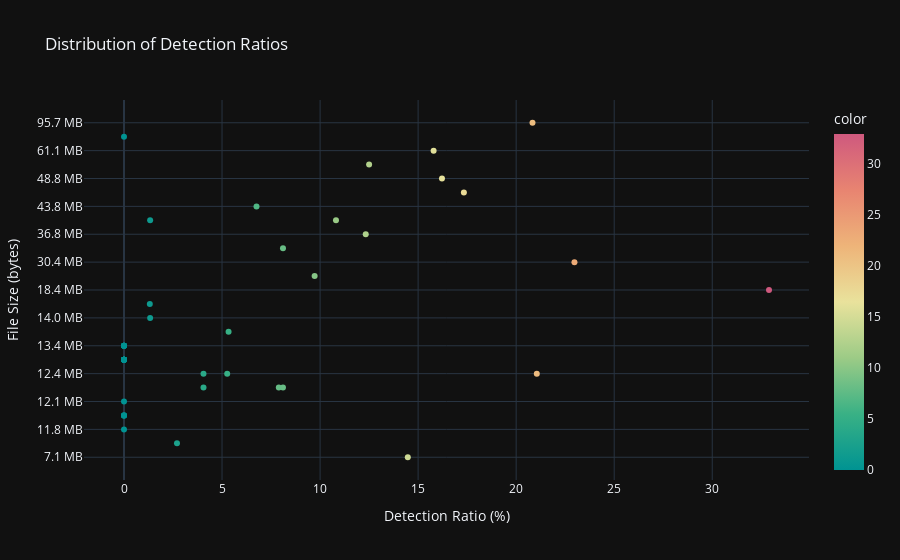
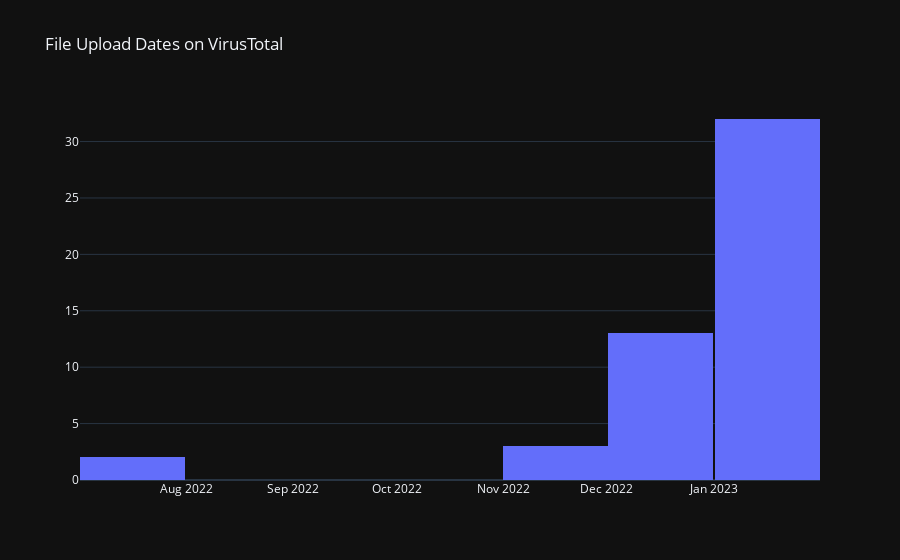
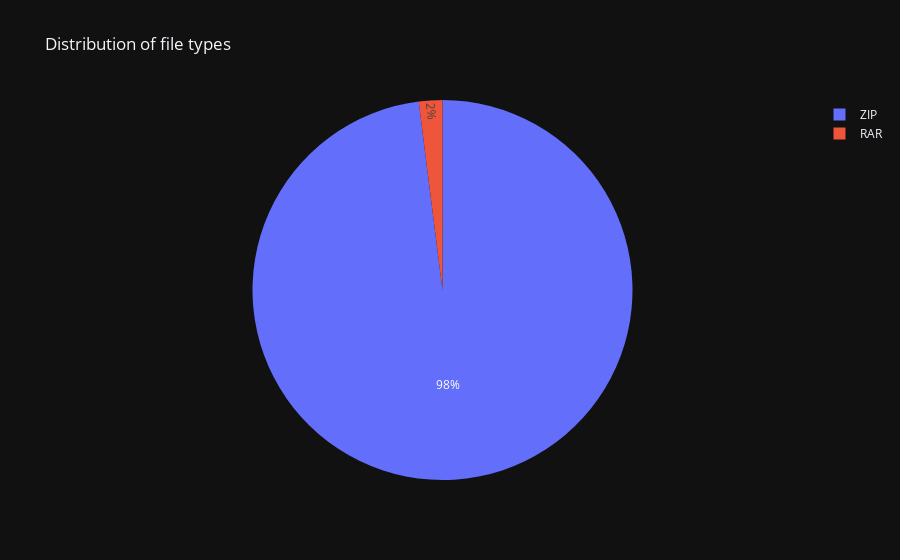

Write notebook code for charts like these, in order.
### Markdown cell above
### Part 2 - Run Data Visualization 📊
This code section creates:
- Scatter graph of detection ratio to filesizes
- Bar graph of VT upload times
- Pie chart of file types

### Code cell
import plotly.graph_objs as go
from datetime import datetime
import pandas as pd


# Get human readable file sizes
filesizes = [x["data"]["attributes"]["size"] for x in json_results]
filesizes_hr = [humanize.naturalsize(x) for x in filesizes]

detection_ratios = [x for x in detection_percentages]

# Sort the filesizes, filesizes_hr, and detection_ratios lists by filesizes
filesizes, filesizes_hr, detection_ratios = zip(*sorted(zip(filesizes, filesizes_hr, detection_ratios)))

# Create the scatter plot
fig = px.scatter(
    y=filesizes_hr,
    x=detection_ratios,
    color=detection_ratios,
    title="Distribution of Detection Ratios",
    labels={"y": "File Size (bytes)", "x": "Detection Ratio (%)"},
    color_continuous_scale="Temps",
    template="plotly_dark"
)

fig.show()

# Extract the upload dates from the json_results list
upload_dates = [x["data"]["attributes"]["first_submission_date"] for x in json_results]

import datetime

# Convert UNIX timestamps to datetime objects
datetime_objects = [datetime.datetime.fromtimestamp(x["data"]["attributes"]["first_submission_date"]) for x in json_results]

# create the histogram
fig2 = go.Figure()
fig2.add_trace(go.Histogram(x=datetime_objects))
fig2.update_layout(xaxis_type="date",template="plotly_dark",title="File Upload Dates on VirusTotal")
fig2.show()

# create a new DataFrame with the relevant data
df = pd.DataFrame(json_results)
df = df['data'].apply(pd.Series)
df = df['attributes'].apply(pd.Series)
df = df.loc[:,['type_description']]

# calculate the count of files by type_description
counts = df['type_description'].value_counts()

# create the graph
data = [go.Pie(labels=counts.index, values=counts.values)]
layout = go.Layout(title='Distribution of file types',  template="plotly_dark")
fig3 = go.Figure(data=data, layout=layout)

fig3.show()

### Figure 1 — Plotly figure (JSON) as saved in the notebook; plotly's stock layout.template omitted (floating-point values rounded to 4 significant figures)
{"data": [{"hovertemplate": "Detection Ratio (%)=%{x}<br>File Size (bytes)=%{y}<br>color=%{marker.color}<extra></extra>", "legendgroup": "", "marker": {"color": [14.47, 2.703, 0, 0, 0, 0, 0, 0, 4.054, 8.108, 7.895, 21.05, 4.054, 5.263, 0, 0, 0, 0, 0, 0, 0, 0, 0, 0, 0, 0, 0, 0, 0, 0, 0, 0, 0, 5.333, 1.333, 1.316, 32.89, 9.722, 22.97, 8.108, 12.33, 10.81, 1.333, 6.757, 17.33, 16.22, 12.5, 15.79, 0, 20.83], "coloraxis": "coloraxis", "symbol": "circle"}, "mode": "markers", "name": "", "orientation": "h", "showlegend": false, "type": "scatter", "x": [14.47, 2.703, 0, 0, 0, 0, 0, 0, 4.054, 8.108, 7.895, 21.05, 4.054, 5.263, 0, 0, 0, 0, 0, 0, 0, 0, 0, 0, 0, 0, 0, 0, 0, 0, 0, 0, 0, 5.333, 1.333, 1.316, 32.89, 9.722, 22.97, 8.108, 12.33, 10.81, 1.333, 6.757, 17.33, 16.22, 12.5, 15.79, 0, 20.83], "xaxis": "x", "y": ["7.1 MB", "11.4 MB", "11.8 MB", "11.9 MB", "11.9 MB", "11.9 MB", "11.9 MB", "12.1 MB", "12.3 MB", "12.3 MB", "12.3 MB", "12.4 MB", "12.4 MB", "12.4 MB", "13.0 MB", "13.0 MB", "13.0 MB", "13.0 MB", "13.0 MB", "13.0 MB", "13.0 MB", "13.0 MB", "13.0 MB", "13.0 MB", "13.0 MB", "13.0 MB", "13.0 MB", "13.4 MB", "13.4 MB", "13.4 MB", "13.4 MB", "13.4 MB", "13.4 MB", "13.5 MB", "14.0 MB", "14.5 MB", "18.4 MB", "29.6 MB", "30.4 MB", "30.5 MB", "36.8 MB", "43.5 MB", "43.5 MB", "43.8 MB", "46.3 MB", "48.8 MB", "50.2 MB", "61.1 MB", "64.9 MB", "95.7 MB"], "yaxis": "y"}], "layout": {"coloraxis": {"colorbar": {"title": {"text": "color"}}, "colorscale": [[0, "rgb(0, 147, 146)"], [0.1667, "rgb(57, 177, 133)"], [0.3333, "rgb(156, 203, 134)"], [0.5, "rgb(233, 226, 156)"], [0.6667, "rgb(238, 180, 121)"], [0.8333, "rgb(232, 132, 113)"], [1, "rgb(207, 89, 126)"]]}, "legend": {"tracegroupgap": 0}, "title": {"text": "Distribution of Detection Ratios"}, "xaxis": {"anchor": "y", "domain": [0, 1], "title": {"text": "Detection Ratio (%)"}}, "yaxis": {"anchor": "x", "domain": [0, 1], "title": {"text": "File Size (bytes)"}}}}

### Figure 2 — Plotly figure (JSON) as saved in the notebook; plotly's stock layout.template omitted (floating-point values rounded to 4 significant figures)
{"data": [{"type": "histogram", "x": ["2023-01-25T01:19:16", "2023-01-23T12:34:54", "2023-01-23T12:33:32", "2023-01-23T12:34:41", "2023-01-16T05:55:48", "2023-01-18T23:44:30", "2023-01-22T13:33:24", "2023-01-22T09:50:57", "2023-01-22T09:49:45", "2023-01-21T09:49:49", "2023-01-21T09:49:00", "2023-01-21T05:28:00", "2023-01-21T02:53:13", "2023-01-21T02:52:31", "2023-01-19T21:47:34", "2023-01-19T15:37:35", "2023-01-19T10:20:21", "2023-01-19T10:19:40", "2023-01-19T11:00:59", "2023-01-19T11:00:00", "2023-01-19T10:27:56", "2023-01-18T23:43:50", "2023-01-18T06:10:54", "2023-01-18T01:05:29", "2023-01-17T11:10:22", "2023-01-16T06:43:38", "2023-01-10T01:48:07", "2023-01-07T06:44:07", "2023-01-06T07:07:42", "2023-01-03T01:56:17", "2023-01-04T17:37:36", "2023-01-02T18:28:19", "2022-12-30T16:36:28", "2022-12-28T06:51:27", "2022-12-25T01:40:22", "2022-12-24T19:24:50", "2022-12-24T10:40:29", "2022-12-24T10:26:10", "2022-12-24T04:51:06", "2022-12-23T08:21:35", "2022-12-22T06:29:59", "2022-07-08T04:23:07", "2022-07-08T04:21:35", "2022-12-11T02:37:35", "2022-12-15T08:10:37", "2022-12-13T01:55:24", "2022-12-11T22:57:39", "2022-11-23T06:16:26", "2022-11-22T18:38:34", "2022-11-18T07:35:09"]}], "layout": {"title": {"text": "File Upload Dates on VirusTotal"}, "xaxis": {"type": "date"}}}

### Figure 3 — Plotly figure (JSON) as saved in the notebook; plotly's stock layout.template omitted (floating-point values rounded to 4 significant figures)
{"data": [{"labels": ["ZIP", "RAR"], "type": "pie", "values": [49, 1]}], "layout": {"title": {"text": "Distribution of file types"}}}
